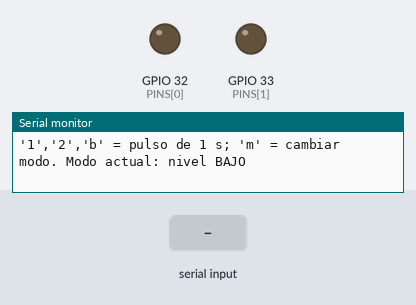
Simulated run of this sketch. Board: ESP32. On the bench: output pins drawn as LEDs (lit = HIGH), the last lines printed to the serial monitor. The test bench sets the inputs (shaded band).

Above: at 1.2 s.
1.3 s: "1" received over Serial
3.8 s: "m" received over Serial
5.3 s: "2" received over Serial
At 6.1 s:
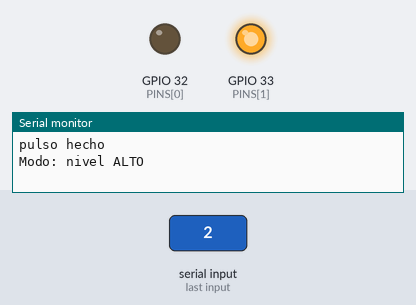
7.8 s: "b" received over Serial
At 8.3 s:
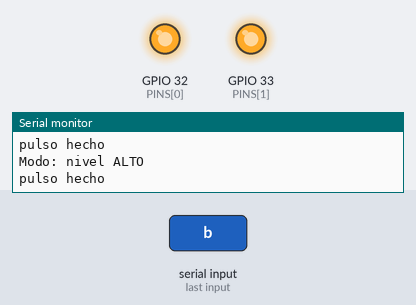
Timing chart, 0 to 10.8 s (numbered marks = the images above; inputs shaded):
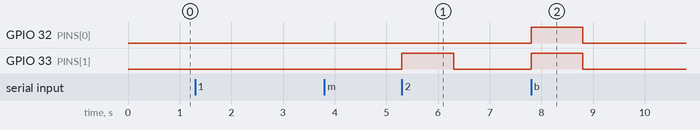

Measured:
- after the input at 5.3 s, GPIO 33 (PINS[1]): LOW → HIGH at once, → LOW 1.0 s later
- after the input at 7.8 s, GPIO 32 (PINS[0]), GPIO 33 (PINS[1]): LOW → HIGH at once, → LOW 1.0 s later

The sketch:

relay_test.ino
```cpp
// Prueba de los reles (modulo de 4 reles SRD-05VDC-SL-C) SIN el hoverboard conectado.
// Cableado: modulo VCC -> pin 5V/VIN del DevKit (5 V del USB), GND -> GND,
//           IN1 -> GPIO32 (placa derecha), IN2 -> GPIO33 (placa izquierda). Los contactos NO se conectan a nada todavia.
// Serie 115200: '1' pulso de 1 s al rele 1, '2' al rele 2, 'b' los dos a la vez,
//               'm' cambia el modo (nivel bajo / nivel alto). Cada rele debe hacer "clic" al empezar y otro al acabar.
// Modo nivel bajo (lo habitual): ON = pin a LOW; OFF = pin en alta impedancia (INPUT), asi con 3,3 V no queda medio activado.
// Placa: "ESP32 Dev Module".
const int PINS[2] = {32, 33};
bool activeLow = true;

void relay(int i, bool on) {
  if (activeLow) {
    if (on) { pinMode(PINS[i], OUTPUT); digitalWrite(PINS[i], LOW); }
    else pinMode(PINS[i], INPUT);
  } else {
    pinMode(PINS[i], OUTPUT);
    digitalWrite(PINS[i], on ? HIGH : LOW);
  }
}
void allOff() { relay(0, false); relay(1, false); }

void pulse(bool r1, bool r2) {
  if (r1) relay(0, true);
  if (r2) relay(1, true);
  delay(1000);
  allOff();
  Serial.println("pulso hecho");
}

void setup() {
  Serial.begin(115200);
  allOff();
  Serial.println("'1','2','b' = pulso de 1 s; 'm' = cambiar modo. Modo actual: nivel BAJO");
}

void loop() {
  if (!Serial.available()) return;
  char c = Serial.read();
  if (c == '1') pulse(true, false);
  else if (c == '2') pulse(false, true);
  else if (c == 'b') pulse(true, true);
  else if (c == 'm') {
    allOff();
    activeLow = !activeLow;
    allOff();
    Serial.println(activeLow ? "Modo: nivel BAJO" : "Modo: nivel ALTO");
  }
}
```
